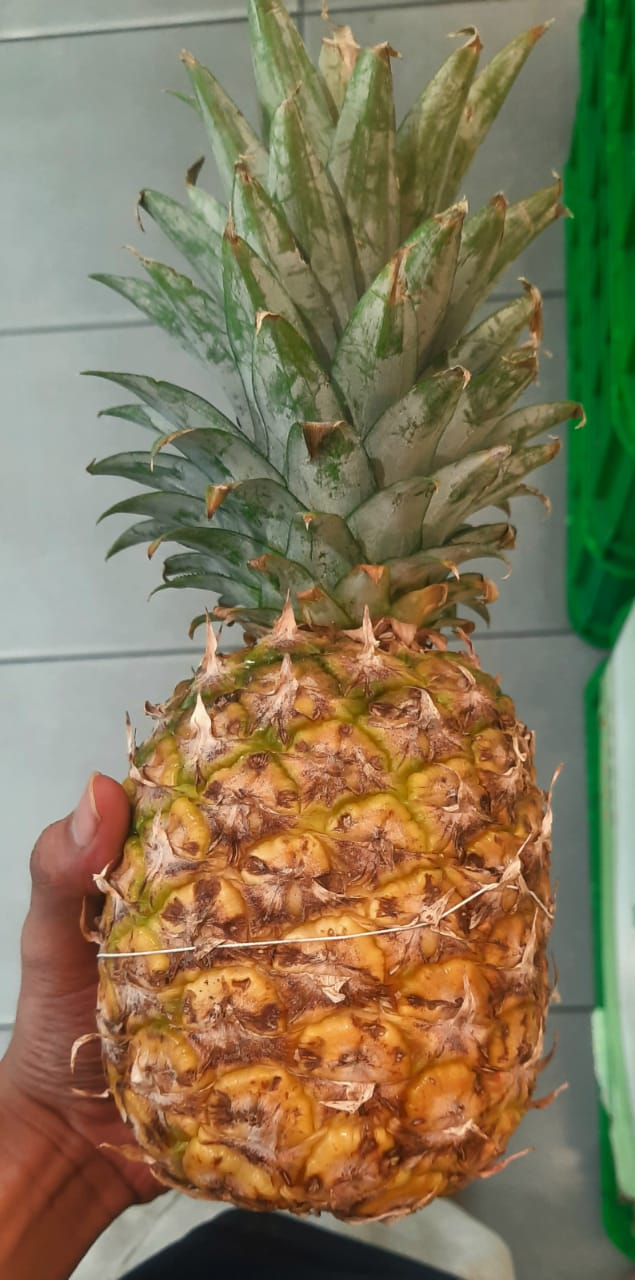
#> input picture nanas.jpeg, 635 x 1280 px
$ jupyter execute UasPCD.ipynb
#> lines starting #> are read from the running program, lines starting #| are printed output that depends on the picture; after the words box and inside, x2 and y2 are one past the last pixel; in counts of white or black regions, pixels touching at a corner belong together
[cell 1]
import cv2
import numpy as np
import matplotlib.pyplot as plt

[cell 2]
image_path = 'nanas.jpeg'
image = cv2.imread(image_path)
#> image is the input picture: shape (1280, 635, 3); mean B, G, R 88.8, 119.5, 131.9

[cell 3]
image_rgb = cv2.cvtColor(image, cv2.COLOR_BGR2RGB)

[cell 4]
hsv = cv2.cvtColor(image, cv2.COLOR_BGR2HSV)
#> hsv: shape (1280, 635, 3); mean H, S, V 38.2, 103.2, 141.8

[cell 5]
lower_orange = np.array([10, 100, 100])
upper_orange = np.array([20, 255, 255])

lower_dark_green = np.array([35, 50, 20])
upper_dark_green = np.array([90, 255, 100])

[cell 6]
orange_mask = cv2.inRange(hsv, lower_orange, upper_orange)
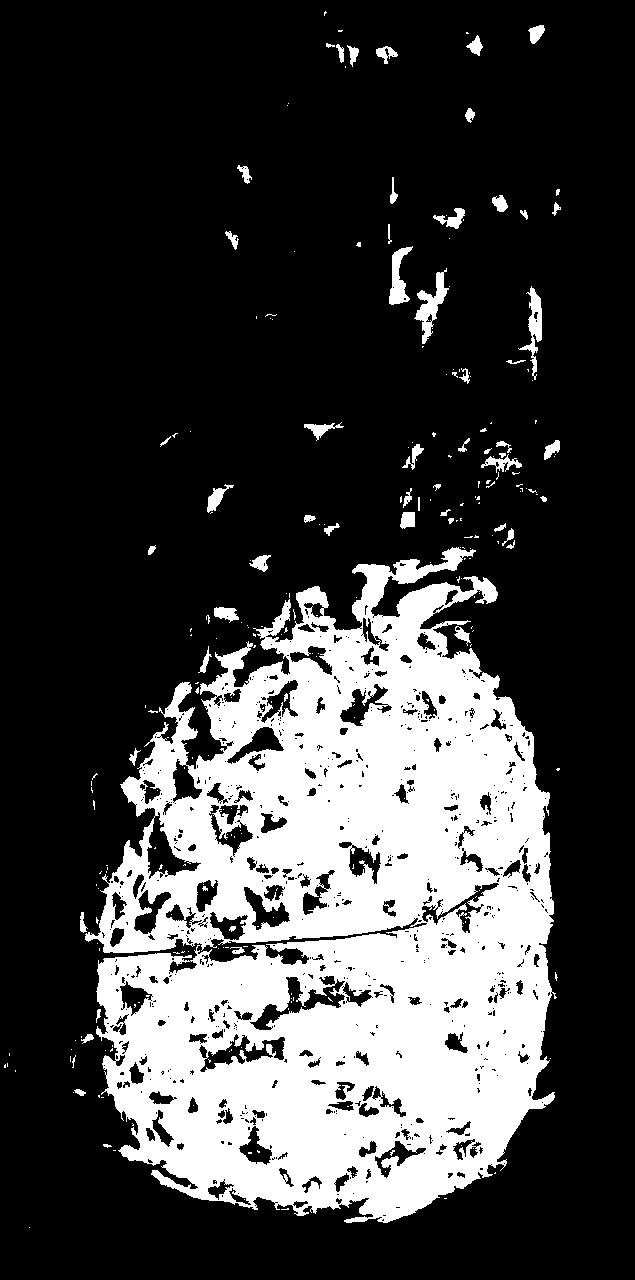
#> orange_mask: shape (1280, 635); 25.2% white; 267 white regions (207 under 20 px), largest, box (x1, y1, x2, y2) and area: (85, 547, 557, 1223) 196400, (414, 268, 449, 344) 903, (518, 286, 542, 380) 732
dark_green_mask = cv2.inRange(hsv, lower_dark_green, upper_dark_green)
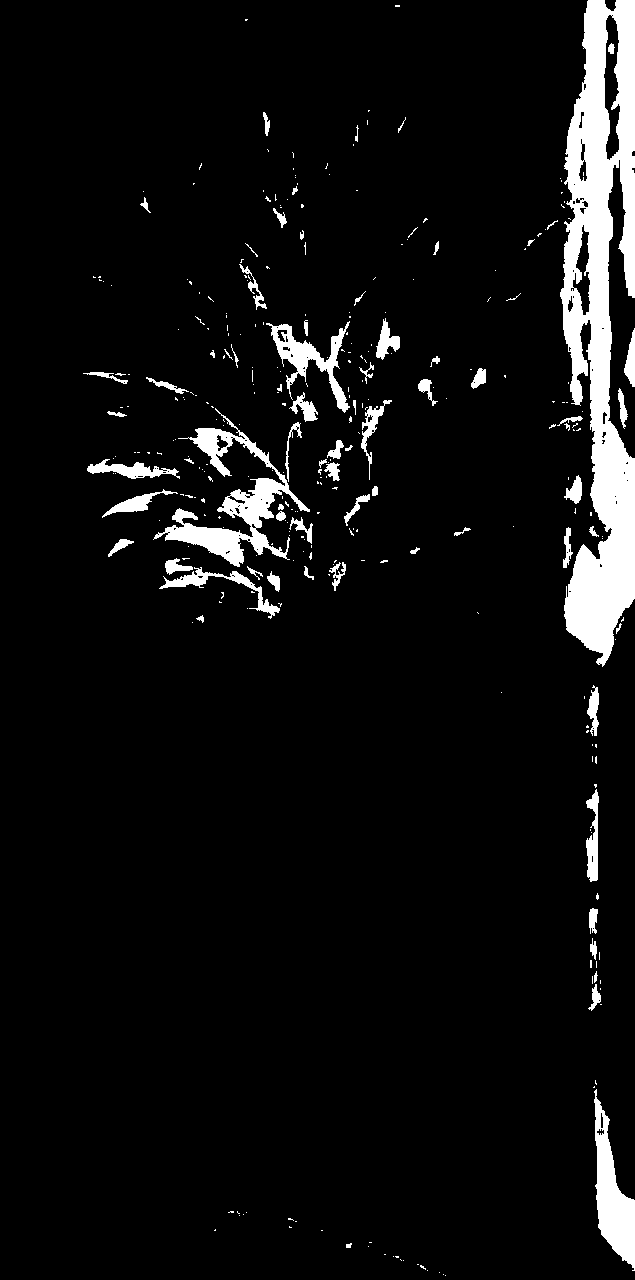
#> dark_green_mask: shape (1280, 635); 6.3% white; 323 white regions (251 under 20 px), largest, box (x1, y1, x2, y2) and area: (560, 0, 635, 667) 28527, (153, 408, 310, 567) 5703, (594, 1089, 635, 1271) 3463
orange_segment = cv2.bitwise_and(image_rgb, image_rgb, mask=orange_mask)
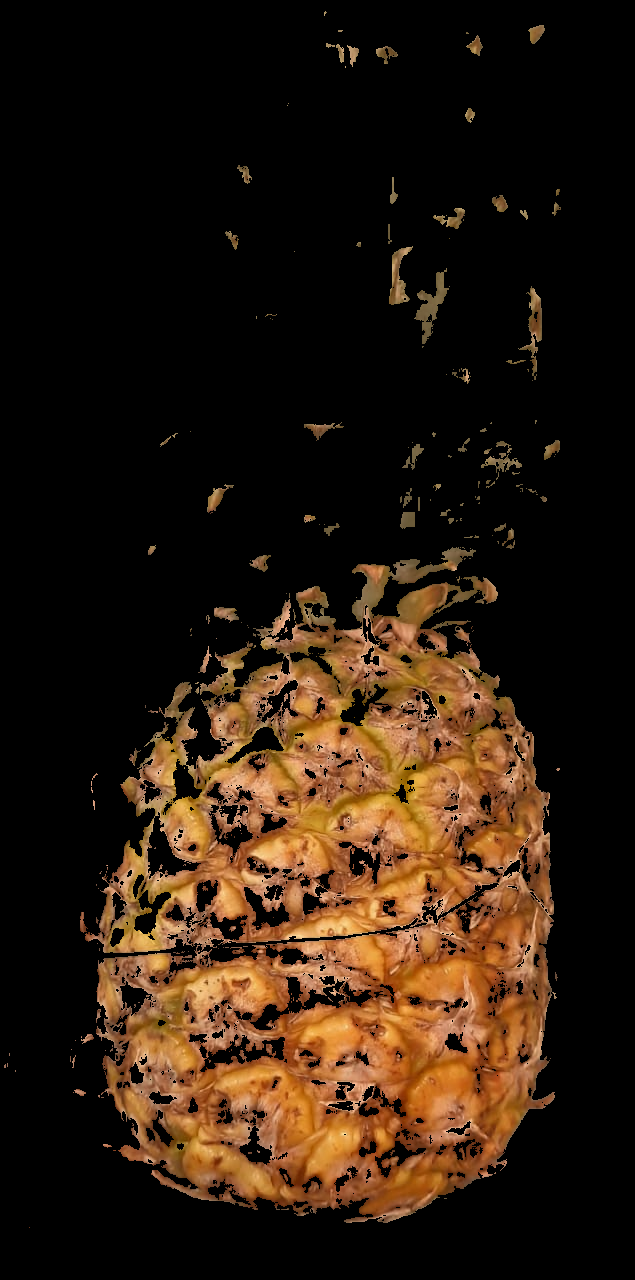
#> orange_segment: shape (1280, 635, 3); mean R, G, B 43.2, 27.6, 14.4
dark_green_segment = cv2.bitwise_and(image_rgb, image_rgb, mask=dark_green_mask)
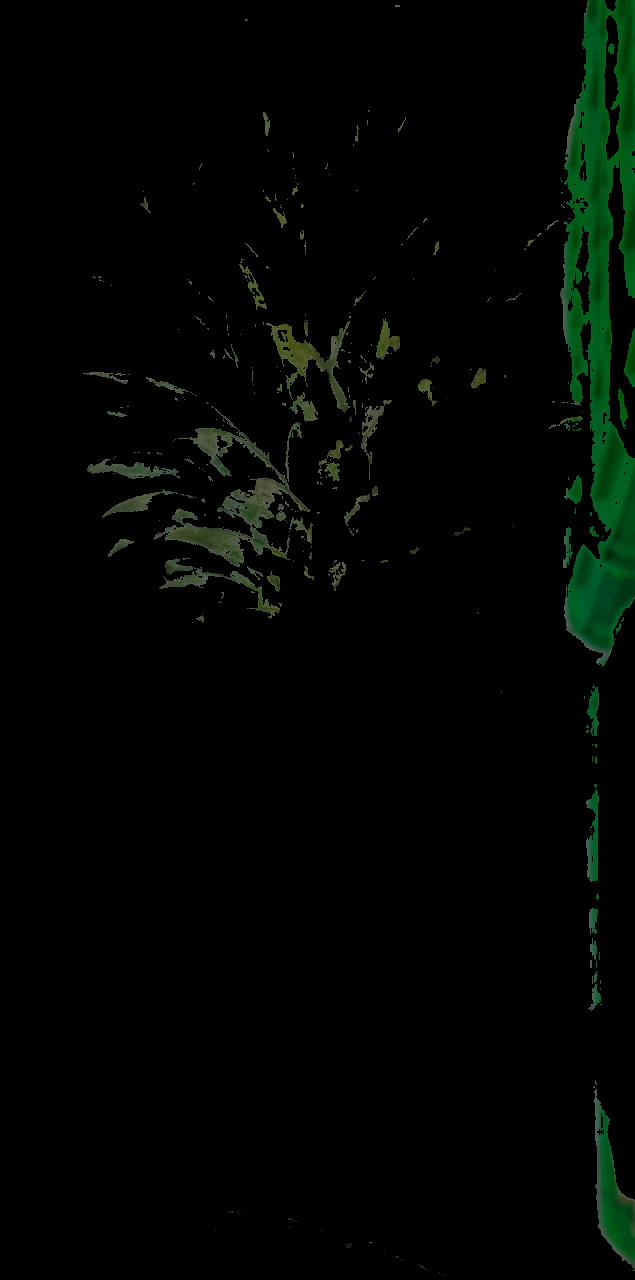
#> dark_green_segment: shape (1280, 635, 3); mean R, G, B 1.7, 5.4, 2.3

[cell 7]
fig, ax = plt.subplots(2, 2, figsize=(10, 10))

ax[0, 0].imshow(image_rgb)
ax[0, 0].set_title('Original Image')
ax[0, 0].axis('off')

ax[0, 1].imshow(orange_mask, cmap='gray')
ax[0, 1].set_title('Orange Mask (Pineapple)')
ax[0, 1].axis('off')

ax[1, 0].imshow(orange_segment)
ax[1, 0].set_title('Segmented Pineapple (Orange)')
ax[1, 0].axis('off')

ax[1, 1].imshow(dark_green_segment)
ax[1, 1].set_title('Segmented Leaves (Dark Green)')
ax[1, 1].axis('off')

plt.tight_layout()
plt.show()

$ run again, with PCD.jfif saved as nanas.jpeg
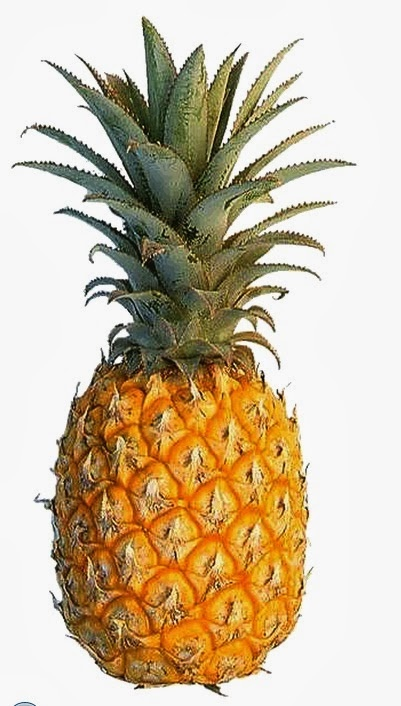
#> input picture PCD.jfif, 401 x 706 px
#> image is the input picture: shape (706, 401, 3); mean B, G, R 160.8, 187.6, 204.2
#> hsv: shape (706, 401, 3); mean H, S, V 18.3, 69.8, 205.5
#> `orange_mask = cv2.inRange(hsv, lower_orange, upper_orange)`:
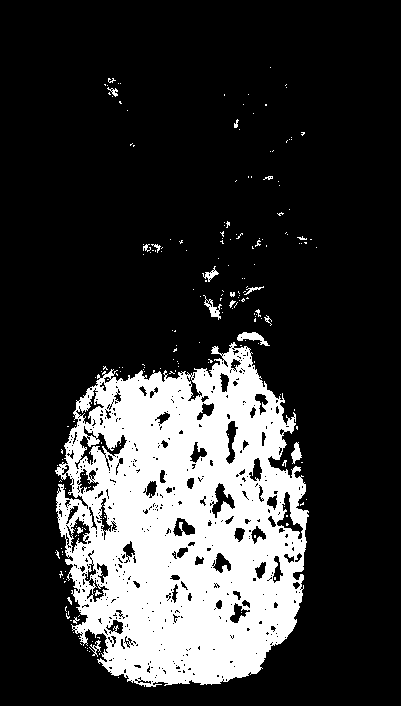
#> orange_mask: shape (706, 401); 21% white; 214 white regions (193 under 20 px), largest, box (x1, y1, x2, y2) and area: (55, 342, 309, 687) 57888, (237, 332, 270, 346) 204, (203, 295, 222, 320) 146
#> dark_green_mask: shape (706, 401); 3.6% white; 355 white regions (329 under 20 px), largest, box (x1, y1, x2, y2) and area: (72, 99, 189, 224) 2806, (125, 26, 186, 148) 2301, (122, 256, 199, 309) 1105
#> `dark_green_segment = cv2.bitwise_and(image_rgb, image_rgb, mask=dark_g..`:
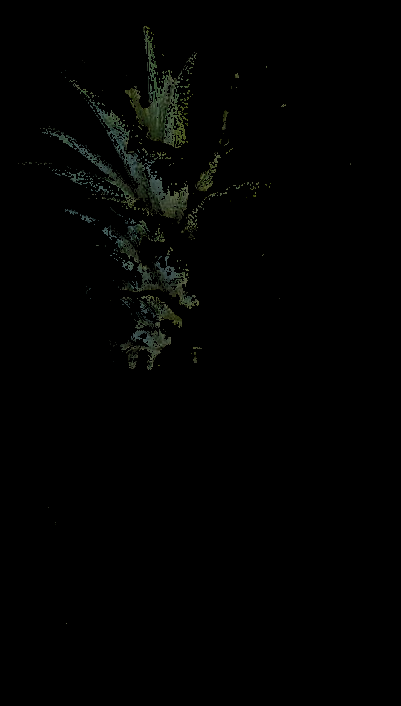
#> dark_green_segment: shape (706, 401, 3); mean R, G, B 1.9, 2.4, 1.7
